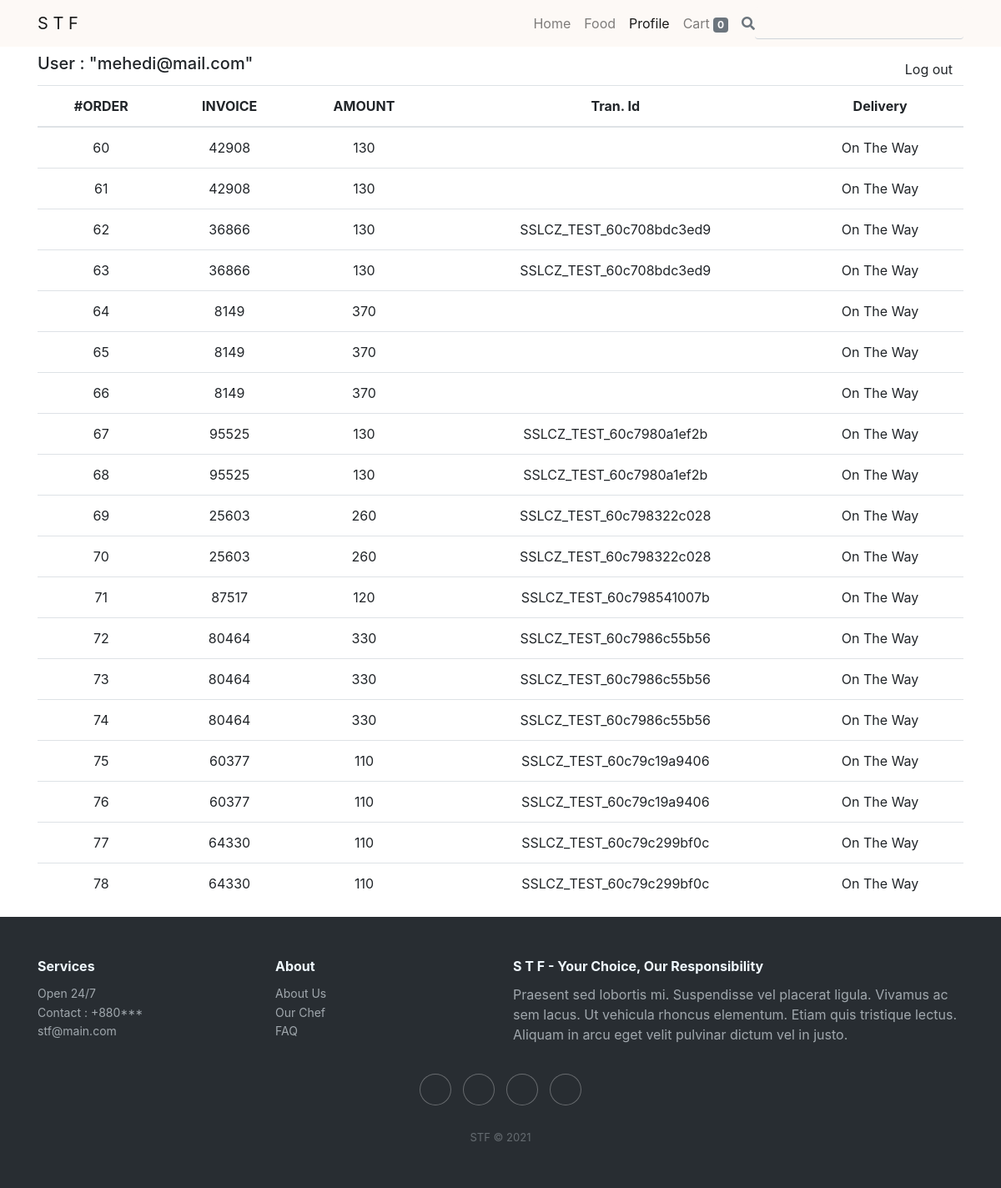
Page /STF/order.php (signed in) on the committed database.
### tables this page shows
CREATE TABLE `mhorder` (
  `id` int(10) NOT NULL,
  `invoice` int(50) NOT NULL,
  `user` varchar(100) NOT NULL,
  `item_id` int(10) NOT NULL,
  `quantity` int(10) NOT NULL,
  `total` int(10) NOT NULL,
  `paymentId` varchar(200) NOT NULL
);

### STF/order.php (the view, shortened to what this page needs)
<?php
    include'db.php';
    if(!empty($_SESSION["shopping_cart"])) {
        $cart_count = count(array_keys($_SESSION["shopping_cart"]));
    }else{
        $cart_count = 0;
    }
?>
<!DOCTYPE html>
<html lang="en">
<head>
    <link rel="stylesheet" href="https://cdnjs.cloudflare.com/ajax/libs/twitter-bootstrap/4.6.0/css/bootstrap.min.css">
    <link rel="stylesheet" href="https://use.fontawesome.com/releases/v5.12.0/css/all.css">
    <link rel="stylesheet" href="https://cdnjs.cloudflare.com/ajax/libs/font-awesome/4.7.0/css/font-awesome.min.css">
    <link rel="stylesheet" href="https://cdnjs.cloudflare.com/ajax/libs/ionicons/2.0.1/css/ionicons.min.css">
    <link rel="stylesheet" href="assets/fonts/fontawesome5-overrides.min.css">
    <link rel="stylesheet" href="assets/css/styles.min.css">
</head>
<body>
    <nav class="navbar navbar-light navbar-expand-md fixed-top navbar-bg-color" style="background: rgb(253, 249, 246);">
        <div class="container"><a class="navbar-brand" href="#">S T F</a>
            <div class="collapse navbar-collapse" id="navcol-1">
                <ul class="navbar-nav ml-auto mr-2" id="nav">
                    <li class="nav-item"><a class="nav-link" href="index.php">Home</a></li>
                    <li class="nav-item"><a class="nav-link" href="index.php#product">Food</a></li>
                    <li class="nav-item"><a class="nav-link active" href="profile.php">Profile</a></li>
                    <li class="nav-item"><a class="nav-link" href="cart.php">Cart&nbsp;<span class="badge badge-secondary"><?php echo $cart_count; ?></span></a></li>
                </ul><i class="fas fa-search" style="color: var(--gray);"></i><input type="search" class="form-control src-nav">
            </div>
        </div>
    </nav>
    <section style="margin: 4rem 0rem 0rem; min-height:80vh;">
        <div class="container">
            <form action="" method="POST">
                <div class="d-flex justify-content-between">
                    <h5>User : <?php if($_COOKIE['userC'] != null) echo $_COOKIE['userC']; ?></h5>
                    <button type="submit" name="logout" class="btn btn-info-outline">Log out</button>
                </div>
            </form>
            <div class="table-responsive">
                <table class="table">
                    <thead>
                        <tr class="text-center">
                            <th>#ORDER</th>
                            <th>INVOICE</th>
                            <th>AMOUNT</th>
                            <th>Tran. Id</th>
                            <th>Delivery</th>
                        </tr>
                    </thead>
                    <tbody>
                        <?php
                        $user = $_COOKIE['userC'];
                            $orderSql = "SELECT * FROM `mhorder` WHERE user=$user";
                            $result = mysqli_query($conn, $orderSql);
                            if (mysqli_num_rows($result) > 0) {
                                while($row = mysqli_fetch_assoc($result)) {
                        ?>
                        <tr class="text-center">
                            <td><?php echo $row['id']; ?></td>
                            <td><?php echo $row['invoice']; ?></td>
                            <td><?php echo $row['total']; ?></td>
                            <td><?php echo $row['paymentId']; ?></td>
                            <td>On The Way</td>
                        </tr>
                        <?php
                                }
                            } else { echo "No results were found!!? "; }
                        ?>
                    </tbody>
                </table>
            </div>
        </div>
    </section>
    <footer class="footer-dark">
        <div class="container">
            <div class="row">
                <div class="col-sm-6 col-md-3 item">
                    <h3>Services</h3>
                    <ul>
                        <li><a href="#">Open 24/7</a></li>
                        <li><a href="#">Contact : +880***</a></li>
                        <li><a href="#">stf@main.com</a></li>
                    </ul>
                </div>
                <div class="col-sm-6 col-md-3 item">
                    <h3>About</h3>
                    <ul>
                        <li><a href="#">About Us</a></li>
                        <li><a href="#">Our Chef</a></li>
                        <li><a href="#">FAQ</a></li>
                    </ul>
                </div>
                <div class="col-md-6 item text">
                    <h3>S T F - Your Choice, Our Responsibility</h3>
                    <p>Praesent sed lobortis mi. Suspendisse vel placerat ligula. Vivamus ac sem lacus. Ut vehicula rhoncus elementum. Etiam quis tristique lectus. Aliquam in arcu eget velit pulvinar dictum vel in justo.</p>
                </div>
                <div class="col item social"><a href="#"></a><a href="#"></a><a href="#"></a><a href="#"></a></div>
            </div>
            <p class="copyright">STF © 2021</p>
        </div>
    </footer>
</body>
</html>

### rows in the picture
mhorder: id "60", invoice "42908", total "130"
mhorder: id "61", invoice "42908", total "130"
mhorder: id "62", invoice "36866", total "130", paymentId "SSLCZ_TEST_60c708bdc3ed9"
mhorder: id "63", invoice "36866", total "130", paymentId "SSLCZ_TEST_60c708bdc3ed9"
mhorder: id "64", invoice "8149", total "370"
mhorder: id "65", invoice "8149", total "370"
mhorder: id "66", invoice "8149", total "370"
mhorder: id "67", invoice "95525", total "130", paymentId "SSLCZ_TEST_60c7980a1ef2b"
mhorder: id "68", invoice "95525", total "130", paymentId "SSLCZ_TEST_60c7980a1ef2b"
mhorder: id "69", invoice "25603", total "260", paymentId "SSLCZ_TEST_60c798322c028"
mhorder: id "70", invoice "25603", total "260", paymentId "SSLCZ_TEST_60c798322c028"
mhorder: id "71", invoice "87517", total "120", paymentId "SSLCZ_TEST_60c798541007b"
mhorder: id "72", invoice "80464", total "330", paymentId "SSLCZ_TEST_60c7986c55b56"
mhorder: id "73", invoice "80464", total "330", paymentId "SSLCZ_TEST_60c7986c55b56"
mhorder: id "74", invoice "80464", total "330", paymentId "SSLCZ_TEST_60c7986c55b56"
mhorder: id "75", invoice "60377", total "110", paymentId "SSLCZ_TEST_60c79c19a9406"
mhorder: id "76", invoice "60377", total "110", paymentId "SSLCZ_TEST_60c79c19a9406"
mhorder: id "77", invoice "64330", total "110", paymentId "SSLCZ_TEST_60c79c299bf0c"
mhorder: id "78", invoice "64330", total "110", paymentId "SSLCZ_TEST_60c79c299bf0c"

### other values in the picture
$cart_count "0"
$_COOKIE['userC'] "\"mehedi@mail.com\""
